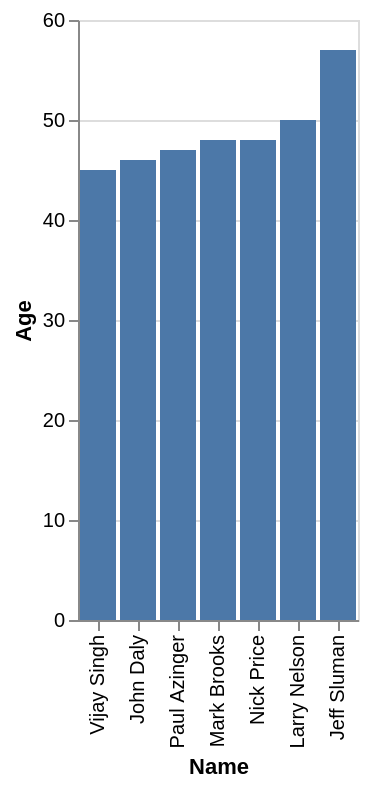

This figure's Vega-Lite source:
### Vega-Lite specification from a JSON file in a GitHub repository (floating-point values rounded to 4 significant figures)
{"data": {"values": [{"x_data": "Vijay Singh", "y_data": 45}, {"x_data": "John Daly", "y_data": 46}, {"x_data": "Paul Azinger", "y_data": 47}, {"x_data": "Mark Brooks", "y_data": 48}, {"x_data": "Nick Price", "y_data": 48}, {"x_data": "Larry Nelson", "y_data": 50}, {"x_data": "Jeff Sluman", "y_data": 57}]}, "mark": "bar", "encoding": {"x": {"field": "x_data", "type": "nominal", "title": "Name", "sort": {"op": "sum", "field": "y_data", "order": "ascending"}}, "y": {"field": "y_data", "type": "quantitative", "title": "Age"}}}
